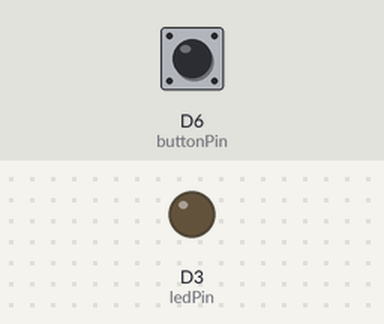
A sketch run on a simulated ESP8266 (NodeMCU). Parts: output pins drawn as LEDs (lit = HIGH). Dashed ring = blinking. The test bench sets the inputs (shaded band); at power-on: D6 (buttonPin) HIGH. WiFi joins after 1.5 s; servers stay silent unless stated; uploads are accepted with an empty reply; what the sketch prints to the serial monitor is not drawn.

Above: at 2.7 s.
2.8 s: D6 (buttonPin) pulled LOW for 3.2 s
At 3.6 s:
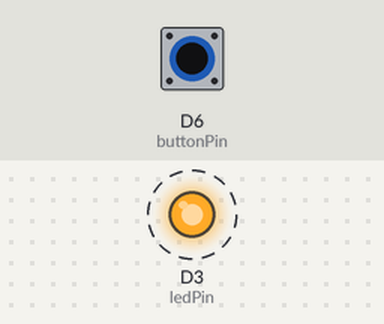
Timing chart, 0 to 8.1 s (numbered marks = the images above; inputs shaded):
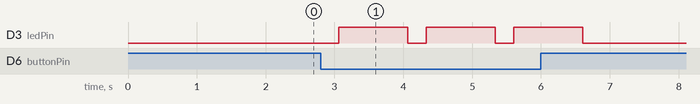

Measured:
- after the input at 2.8 s, D3 (ledPin): alternates HIGH for 1.0 s and LOW for 0.27 s, 6 changes in all, then stays LOW, starting after 0.26 s

The sketch:

slack.ino
```cpp
#include <ESP8266WiFi.h>
#include <ESP8266mDNS.h>
#include <ArduinoOTA.h>

/*
 CIRCUIT CONFIGURATION
 */
const int ledPin = D3;
const int buttonPin = D6;

/*
 WIFI CONFIGURATION
 */
char SSID[] = "<YOUR_SSID>";
char pwd[] = "<YOUR_PASSWORD>";

/*
 SLACK CONFIGURATION
 */
const String slack_hook_url = "<SLACK_HOOK_URL>";
const String slack_icon_url = "<SLACK_ICON_URL>";
const String slack_message = "<SLACK_MESSAGE>";
const String slack_username = "<SLACK_USERNAME>";

void setup()
{
  pinMode(ledPin, OUTPUT);
  pinMode(buttonPin, INPUT_PULLUP);
  Serial.begin(115200);
  Serial.println();

  WiFi.begin(SSID, pwd);

  Serial.print("Connecting");
  while (WiFi.status() != WL_CONNECTED)
  {
    delay(500);
    Serial.print(".");
  }
  Serial.println();

  Serial.print("Connected, IP address: ");
  Serial.println(WiFi.localIP());

  // OTA setup
  ArduinoOTA.onStart([]() {
    Serial.println("Start");
  });
  ArduinoOTA.onEnd([]() {
    Serial.println("\nEnd");
  });
  ArduinoOTA.onProgress([](unsigned int progress, unsigned int total) {
    Serial.printf("Progress: %u%%\r", (progress / (total / 100)));
  });
  ArduinoOTA.onError([](ota_error_t error) {
    Serial.printf("Error[%u]: ", error);
    if (error == OTA_AUTH_ERROR) Serial.println("Auth Failed");
    else if (error == OTA_BEGIN_ERROR) Serial.println("Begin Failed");
    else if (error == OTA_CONNECT_ERROR) Serial.println("Connect Failed");
    else if (error == OTA_RECEIVE_ERROR) Serial.println("Receive Failed");
    else if (error == OTA_END_ERROR) Serial.println("End Failed");
  });
  ArduinoOTA.begin();
}


bool postMessageToSlack(String msg)
{
  const char* host = "hooks.slack.com";
  Serial.print("Connecting to ");
  Serial.println(host);

  // Use WiFiClient class to create TCP connections
  WiFiClientSecure client;
  const int httpsPort = 443;
  if (!client.connect(host, httpsPort)) {
    Serial.println("Connection failed :-(");
    return false;
  }

  // We now create a URI for the request

  Serial.print("Posting to URL: ");
  Serial.println(slack_hook_url);

  String postData="payload={\"link_names\": 1, \"icon_url\": \"" + slack_icon_url + "\", \"username\": \"" + slack_username + "\", \"text\": \"" + msg + "\"}";

  // This will send the request to the server
  client.print(String("POST ") + slack_hook_url + " HTTP/1.1\r\n" +
               "Host: " + host + "\r\n" +
               "Content-Type: application/x-www-form-urlencoded\r\n" +
               "Connection: close" + "\r\n" +
               "Content-Length:" + postData.length() + "\r\n" +
               "\r\n" + postData);
  Serial.println("Request sent");
  String line = client.readStringUntil('\n');
  Serial.printf("Response code was: ");
  Serial.println(line);
  if (line.startsWith("HTTP/1.1 200 OK")) {
    return true;
  } else {
    return false;
  }
}

void loop()

{
  // Start handling OTA updates
  ArduinoOTA.handle();

  int buttonVal = digitalRead(buttonPin);
  if (!buttonVal) {
    bool ok = postMessageToSlack(slack_message);
    if (ok) {
      digitalWrite(ledPin, HIGH);
      delay(1000);
    }
  }
  digitalWrite(ledPin, LOW);
  delay(10);
}
```
